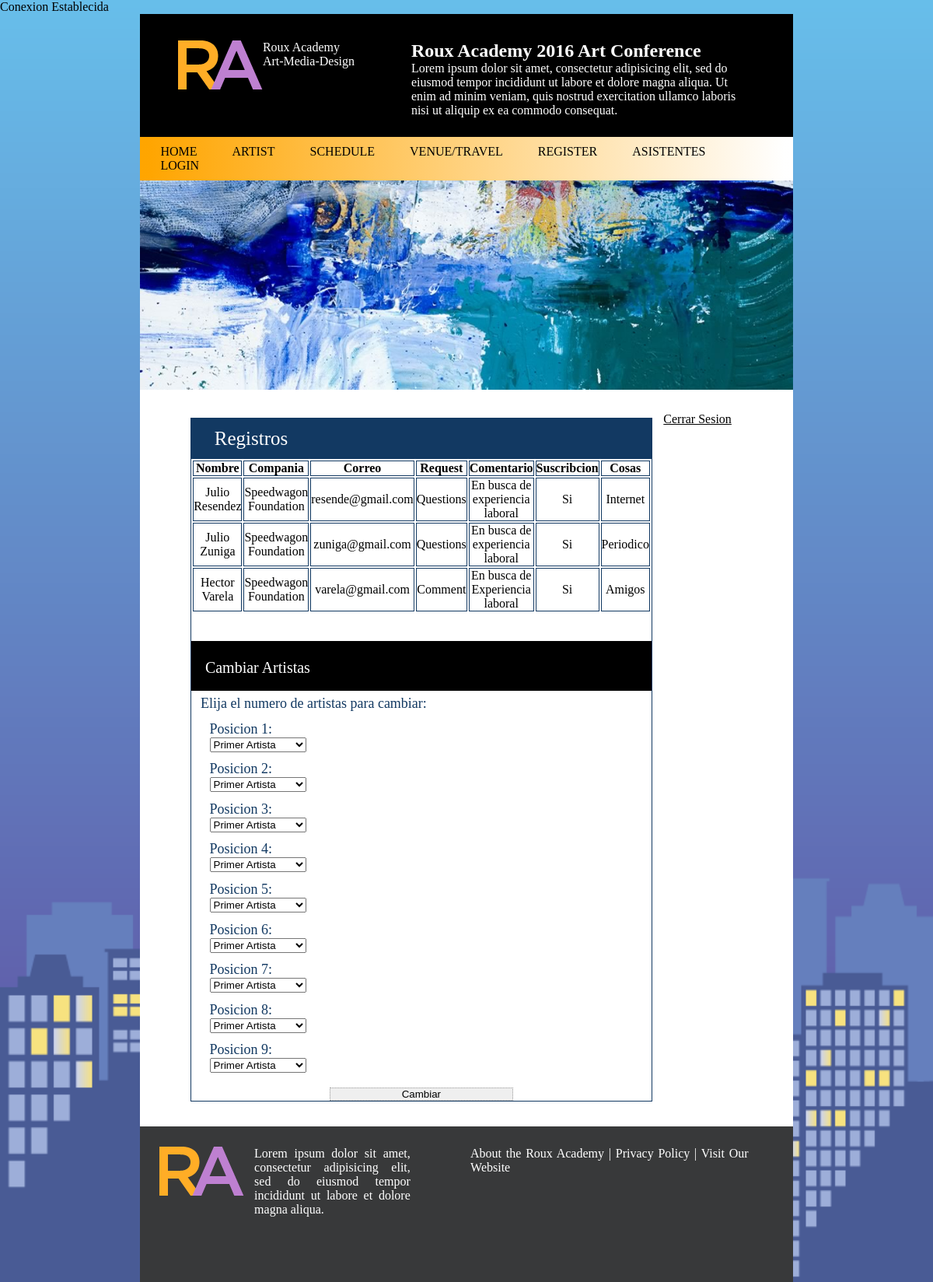
Before: /Asistentes.php (signed in) with the older database file.
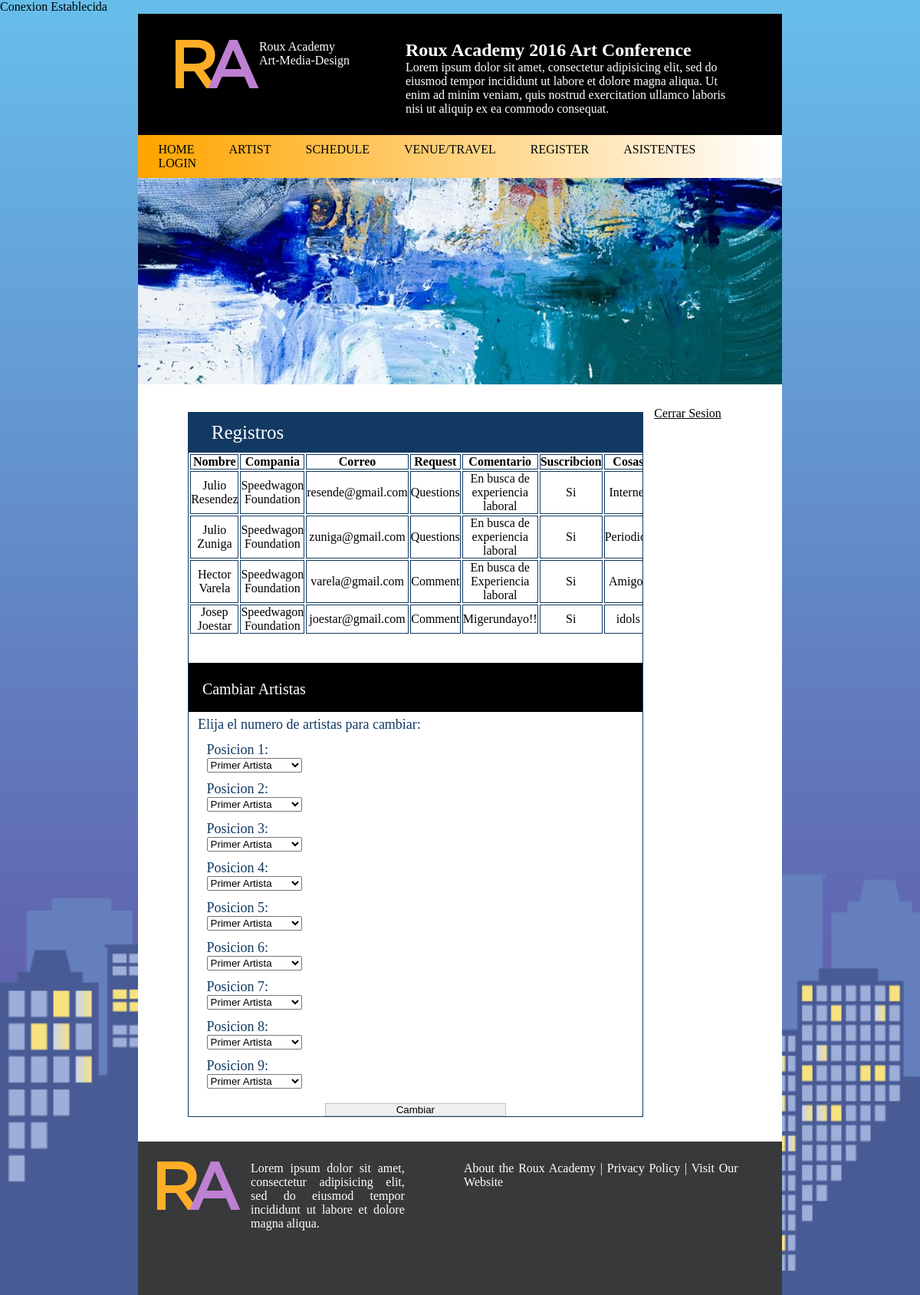
After: the same page with the newer database file.
### tables this page shows
CREATE TABLE `registros` (
  `id` int(11) NOT NULL,
  `nombre` varchar(50) DEFAULT NULL,
  `compania` varchar(50) DEFAULT NULL,
  `correo` varchar(50) DEFAULT NULL,
  `req` varchar(30) DEFAULT NULL,
  `comentario` varchar(100) DEFAULT NULL,
  `suscribirse` varchar(20) DEFAULT NULL,
  `cosas` varchar(50) DEFAULT NULL
);

### Asistentes.php (the view, shortened to what this page needs)
<!DOCTYPE html>
<html>
<head>
	<link rel="stylesheet" type="text/css" href="Estilo.css">
    <link rel="stylesheet" type="text/css" href="Registro_2.css">
</head>
<body>
	<?php
     include ('Conexion.php');
     $conexion = Conectar($servidor, $usuario, $contrasena, $bd);
     ?>
	<div class="Principal">
		<?php
	      include 'Encabezado.php';
	    ?>
        <div class="Segunda">
    	    <div style="text-align: center;" class="Tabla_Registro">
                <header style="text-align: center;">Registros</header>
    	    	<table class="Tabla" id="tabla">
    	    		<tr>
                     <th>Nombre</th>
                     <th>Compania</th>
                     <th>Correo</th>
                     <th>Request</th>
                     <th>Comentario</th>
                     <th>Suscribcion</th>
                     <th>Cosas</th>
                    </tr>
                    <?php
                         $consulta = "SELECT * FROM registros";
                         $registros = mysqli_query($conexion,$consulta);
                         while ($mostrar = mysqli_fetch_array($registros)) {
                     ?>
                    <tr>
                         <td> <?php echo $mostrar['nombre']; ?> </td>
                         <td> <?php echo $mostrar['compania']; ?> </td>
                         <td> <?php echo $mostrar['correo']; ?> </td>
                         <td> <?php echo $mostrar['req']; ?> </td>
                         <td> <?php echo $mostrar['comentario']; ?> </td>
                         <td> <?php echo $mostrar['suscribirse']; ?> </td>
                         <td> <?php echo $mostrar['cosas']; ?> </td>
                    </tr>
                    <?php
                        }
                     ?>
    	    	</table>
                 <br>
                <br>
                <div class="Cambiar_IMG">
                    <header style="text-align: center; font-size: 20px;">Cambiar Artistas</header>
                    <form class="Form_IMG" method="POST" action="Datos_2.php">
                        <label>Elija el numero de artistas para cambiar:</label>
                        <br>
                          <div>
                                <label>Posicion 1:</label>
                                <br>
                                <select name="a_1">
                                    <option value="a_1">Primer Artista</option>
                                </select>
                            </div>
                            <div>
                                <label>Posicion 2:</label>
                                <br>
                                <select name="a_2">
                                    <option value="a_1">Primer Artista</option>
                                </select>
                            </div>
                            <div>
                                <label>Posicion 3:</label>
                                <br>
                                <select name="a_3">
                                    <option value="a_1">Primer Artista</option>
                                </select>
                            </div>
                            <div>
                                <label>Posicion 4:</label>
                                <br>
                                <select name="a_4">
                                    <option value="a_1">Primer Artista</option>
                                </select>
                            </div>
                            <div>
                                <label>Posicion 5:</label>
                                <br>
                                <select name="a_5">
                                    <option value="a_1">Primer Artista</option>
                                </select>
                            </div>
                            <div>
                                <label>Posicion 6:</label>
                                <br>
                                <select name="a_6">
                                    <option value="a_1">Primer Artista</option>
                                </select>
                            </div>
                            <div>
                                <label>Posicion 7:</label>
                                <br>
                                <select name="a_7">
                                    <option value="a_1">Primer Artista</option>
                                </select>
                            </div>
                            <div>
                                <label>Posicion 8:</label>
                                <br>
                                <select name="a_8">
                                    <option value="a_1">Primer Artista</option>
                                </select>
                            </div>
                            <div>
                                <label>Posicion 9:</label>
                                <br>
                                <select name="a_9">
                                    <option value="a_1">Primer Artista</option>
                                </select>
                            </div>
                    </div>
                    <input type="submit" class="btn" name="aceptar" value="Cambiar">
                </div>
          <div class="derecha">
              <a href="cerrar_sesion.php"> Cerrar Sesion</a>
    	    </div>
           </div>
        <?php
            include 'Pie.php';
        ?>
       </div>
</body>
</html>

### Conexion.php (shortened to what this page needs)
<?php
     function Conectar($servidor, $usuario, $contrasena, $bd){
	    $conexion = mysqli_connect($servidor, $usuario, $contrasena, $bd);
	    if (!$conexion) {
	     	die('Ocurrio un Error F <br>');
	    }else{
	     	echo "Conexion Establecida <br>";
	    }
	    return($conexion);
     }
 ?>

### Encabezado.php (shortened to what this page needs)
 <header>
	<div class="grid">
		<div class="item1"><img src="img/ralogo_monogram.png" alt="Imgagen No Disponible"></div>
		<div class="item2">Roux Academy <br> Art-Media-Design</div>
	</div>
	<div class="grid2">
		<div class="item3"><h2>Roux Academy 2016 Art Conference</h2></div>
		<div class="item5">Lorem ipsum dolor sit amet, consectetur adipisicing elit, sed do eiusmod
		tempor incididunt ut labore et dolore magna aliqua. Ut enim ad minim veniam,
		quis nostrud exercitation ullamco laboris nisi ut aliquip ex ea commodo
		consequat.
	</div>
	</div>
</header>
<nav>
	<ul>
		<li>
			<a href="index.php">HOME</a>
		</li>
		<li>
			<a href="Artist.php">ARTIST</a>
		</li>
		<li>
			<a href="Schedule.php">SCHEDULE</a>
		</li>
		<li>
			<a href="Venue_Travel.php">VENUE/TRAVEL</a>
		</li>
		<li>
			<a href="Register.php">REGISTER</a>
		</li>
		<li>
			<a href="Asistentes.php">ASISTENTES</a>
		</li>
		<li>
			<a href="Login.php">LOGIN</a>
		</li>
	</ul>
</nav>
<div class="Tercera">
	<img src="img/art01.jpg" alt="Imagen No Encontrada" width="100%">
</div>

### Pie.php (shortened to what this page needs)
<footer>
	<div class="Octava">
		<div class="grid4">
			<div class="item6"> <img src="img/ralogo_monogram.png" alt="Imagen No Encontrada"> </div>
			<div class="item7">
				<p> Lorem ipsum dolor sit amet, consectetur adipisicing elit, sed do eiusmod
				tempor incididunt ut labore et dolore magna aliqua.</p>
			</div>
		</div>
		<div class="grid5"><p>About the Roux Academy | Privacy Policy | Visit Our Website</p></div>
	</div>
</footer>

### Estilo.css (style rules this page uses)
* { margin: 0px; padding: 0px; }
:root { --fondo: #fff; --header:#ADD8E6; --menu: #8db9ca; --cuadro_info:#ADD8E6; --titulos:#2F4F4F; --footer:#4298b5; --borde:#123962; }
body { background: url("img/background_buildings.png") ; background-size: cover; }
.Principal { width: 70%; margin-left: 15%; }
.grid { display: grid; display: flex; padding: 0% 3% 0% 3%; width: 40%; }
.grid2 { display: grid; grid-template-columns: auto; padding: 0% 3% 0% 3%; width: 70%; }
header { color: white; background-color: black; display: flex; padding: 4% 3% 3% 3%; }
nav { background: linear-gradient(to right, orange, white); border: 10px solid transparent; border-image: linear-gradient(to right, orange , white )1; }
nav ul li { display: inline; }
nav ul li a { text-decoration: none; margin-right: 3%; color: black; padding-left: 2%; }
.Tercera { background-color: #FFFF; }
.Segunda { display: flex; background-color: #FFFF; padding: 3% 6% 3% 6%; overflow: hidden; }
footer { background-color:#38393A ; color: white; }
.Octava { display: flex; padding: 3% 5% 10% 3%; }
.grid4 { display: grid; display: flex; grid-auto-columns: auto auto; margin-right: 10%; }
.grid5 { padding-right: 2%; width: 130%; }
.item7 { margin: 0 0 0 4%; }
p { text-align: justify; }
a { color: black; }
.Tabla_Registro > header { background-color:var(--borde); font-size: 25px; padding: 2% 0% 2% 5%; text-align: center; color: white; border-color: var(--borde); }
.Tabla_Registro { width: 80%; margin:auto; margin-top: 2%; border: solid 1px; border-color: var(--borde); background-color: var(--fondo); overflow: hidden; }
.Tabla_Registro { margin: 1% 2% 1% 2%; overflow: hidden; }
.Tabla > table,td,th { border:solid 1px; border-color: var(--borde); }
.derecha { float: right; color: var(--borde); }

### Registro_2.css (style rules this page uses)
:root { --fondo: #fff; --header:#ADD8E6; --menu: #8db9ca; --cuadro_info:#ADD8E6; --titulos:#2F4F4F; --footer:#4298b5; }
.Cambiar_IMG { overflow: hidden; }
.Form_IMG { text-align: left; overflow: hidden; }
input { border: 1px dotted #999; border-radius: 0; -webkit-appearance: none; width: 40%; }
label { color: var(--borde); font-size: 18px; }
form > div { margin: 2%; }
form { margin: 1% 0% 1% 2%; }

Changed rows visible on the page:
added registros: nombre "Josep Joestar", compania "Speedwagon Foundation", correo "joestar@gmail.com", req "Comment", comentario "Migerundayo!!", suscribirse "Si", cosas "idols"
